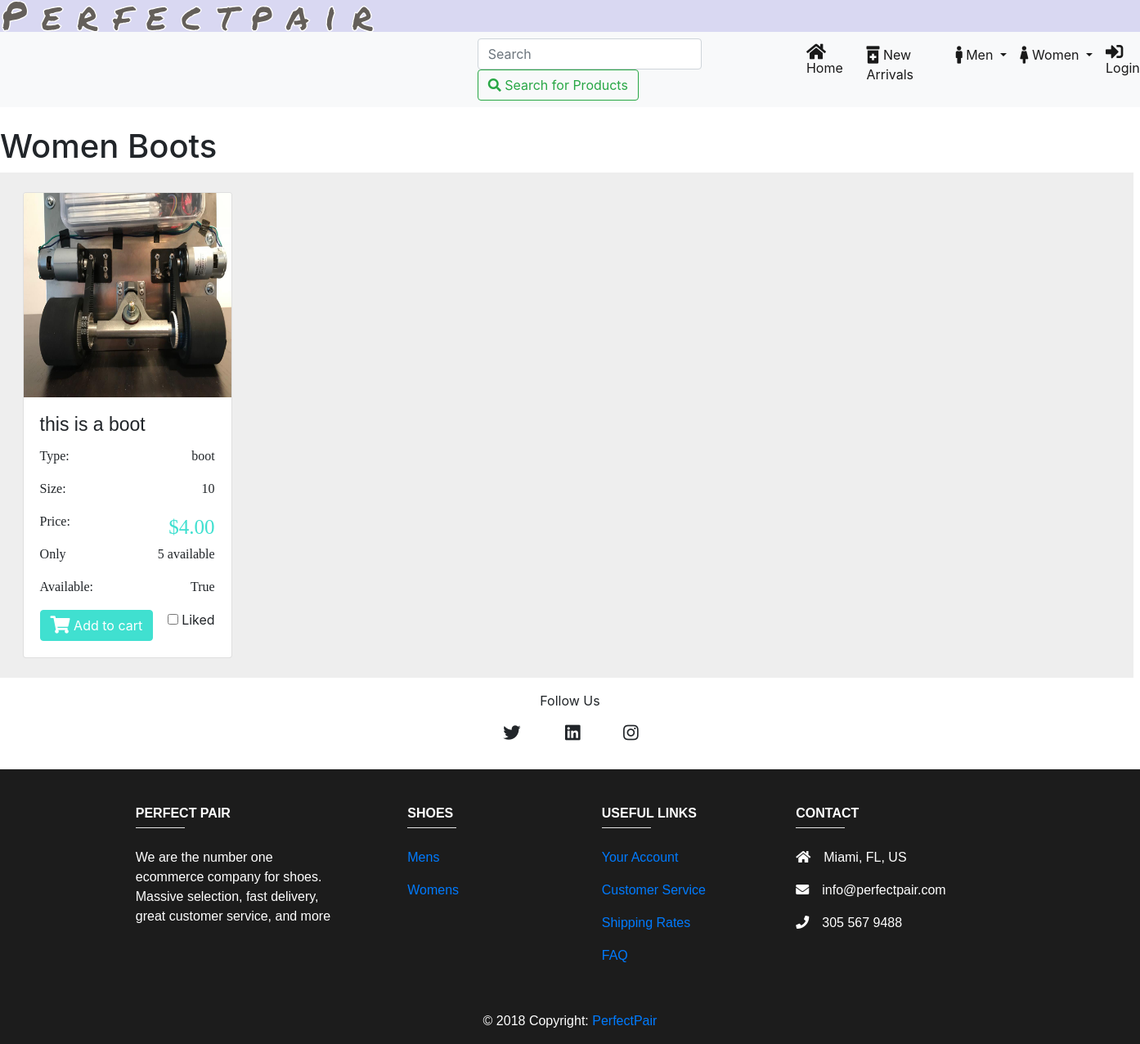
The app's page /shoe/women_boots with its own data.
### shoe/models.py (models this page shows, shortened)
class Shoe(models.Model):
	name 			= models.CharField(max_length=30, default="Boosts")
	image 			= models.ImageField(upload_to='shoe/', blank=True, null=True)
	style 			= models.CharField(max_length=20, default="sneakers")
	size 			= models.IntegerField(default=10)
	color 			= models.CharField(max_length=20, default="blue")
	brand 			= models.CharField(max_length=20, default="Nike")
	price 			= models.DecimalField(max_digits=4, decimal_places=2, default=4.00)
	availability 	= models.BooleanField(default=True)
	new 			= models.BooleanField(default=True)
	stock 			= models.IntegerField(default=5)
	gender_choices 	= (
        ('M', 'Male'),
        ('F', 'Female'),
    )
	gender 			= models.CharField(max_length=1, choices=gender_choices, default="M")
	date 			= models.DateField(("Date"), default=datetime.date.today)
	like 			= models.BooleanField(default=False)

### shoe/views.py (the view)
# urls.py: path('women_boots', views.women_boots, name="women_boots"),
def women_boots(request):
	template = 'shoe/women_boots.html'
	shoe_list = Shoe.objects.all()
	context = {
		'shoe_list': shoe_list,
	}
	return render(request, template, context)

### shoe/templates/shoe/women_boots.html (shortened to what this page needs)
{% include "base.html" %}
{% load static %}
{% block content %}
<h1>Women Boots</h1>
        <div class='grid mr-2'>
            {% for shoe in shoe_list %}
                {% if shoe.style == 'boot' and shoe.gender == 'F' %}
                    <div class="mb-4 mt-4 card text-left" style="width:16rem;">
                        <img src="{{shoe.image.url}}" class="card-img-top" style="width:254px; height:250px">
                        <div class="card-body" class="shadow-lg p-3 mb-5 bg-white rounded">
                            <h5 class="card-title">{{shoe.name}}</h5>
                            <p class="card-text ele-text">
                                <span>Type:</span>
                                <span style="float:right;">{{shoe.style}}</span>
                            </p>
                            <p class="card-text ele-text">
                                <span>Size: </span>
                                <span style="float:right;">{{shoe.size}}</span>
                            </p>
                            <p class="card-text ele-text">
                                <span>Price:</span>
                                <span
                                    style="float:right;color:turquoise; font-size: 25px!important;">${{shoe.price}}</span>
                            </p>
                            <p class="card-text ele-text">
                                <span>Only</span>
                                <span style="float:right">{{shoe.stock}} available</span>
                            </p>
                            <p class="card-text ele-text">
                                <span>Available: </span>
                                <span style="float:right">{{shoe.availability}}</span>
                            </p>
                            <div>
                                <a href="{% url 'shoe:cart_list' shoe_id=shoe.pk %}" class="btn btn-primary"
                                    style="background-color:turquoise; border-color: turquoise;" name='q1'>
                                    <i class="fas fa-shopping-cart fa-lg"></i>
                                    Add to cart</a>
                                <div style="float:right">
                                    <input id="apto" type="checkbox">
                                    <label for="apto">Liked</label>
                                </div>
                            </div>
                        </div>
                    </div>
                {% endif %}
            {% endfor %}
        </div>
{% include 'footer.html' %}
{% endblock %}

### static-storage/css/custom.css (style rules this page uses)
.card { display:inline-block; margin-right: 20px; position: relative; left: 150px; }

### shoe/templates/shoe/women_boots.html (style rules this page uses)
.card-title { font-family: 'Comic sans MS', sans-serif; font-size: 23px; }
.grid { display: grid; grid-template-columns: repeat(5, 1fr); grid-gap: 10px; grid-auto-rows: minmax(10px, auto); background-color: rgb(238, 238, 238); }
.ele-text { font-family: 'American Typewriter', serif; }
.card { left: 10% !important; }

### records on screen
Shoe: image (picture), name "this is a boot", style "boot", size "10", price "4.00", stock "5", availability "True"
